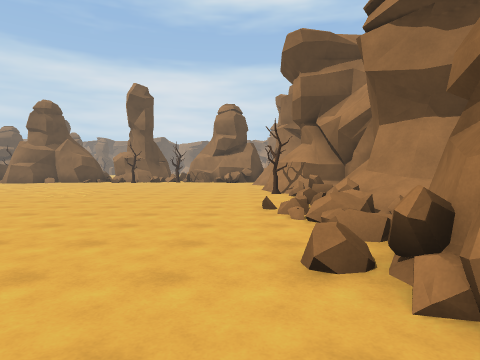
view 1 (above)

24 first-person views from a walk through a Unity game level. The camera is 1.5 m above the floor, tilts 2° down and sees 75° across. The floor is counted in squares, 2 m on a side. Each view is taken from the middle of a square. On the plan, view 1 faces up. The plan holds only what a view shows up to about 10 squares ahead; the rest is blank. The place goes on beyond the plan. The player is left out. Some animated figures are not drawn.

view 2
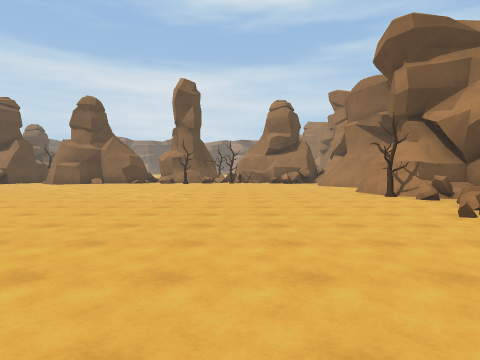

view 3
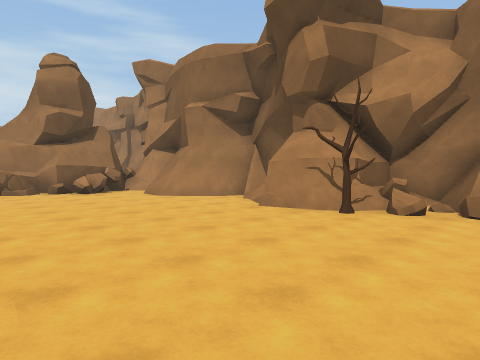

view 4
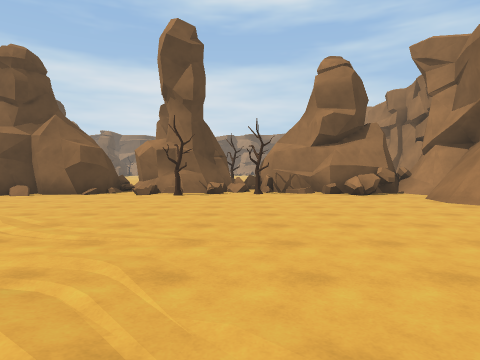

view 5
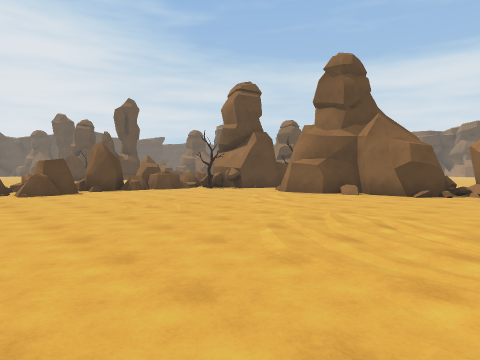

view 6
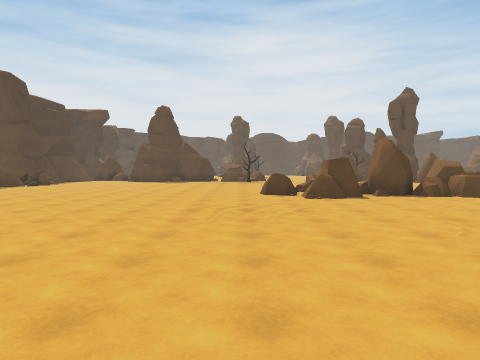

view 7
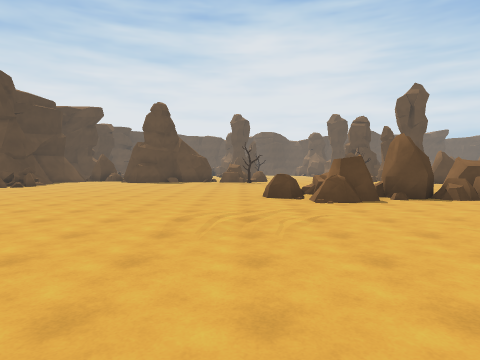

view 8
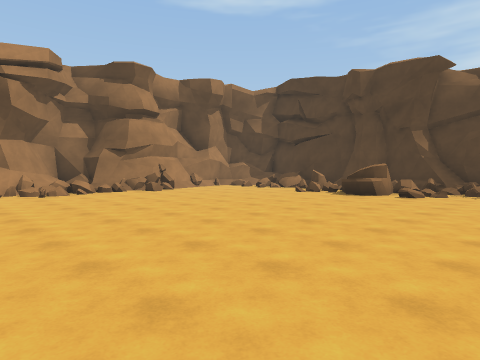

view 9
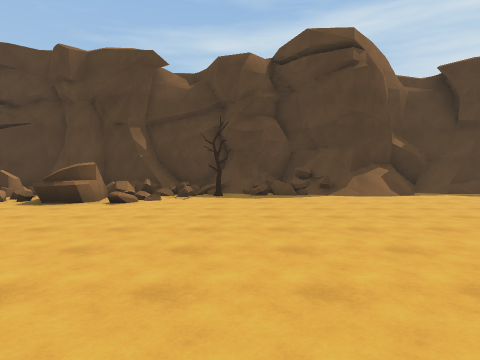

view 10
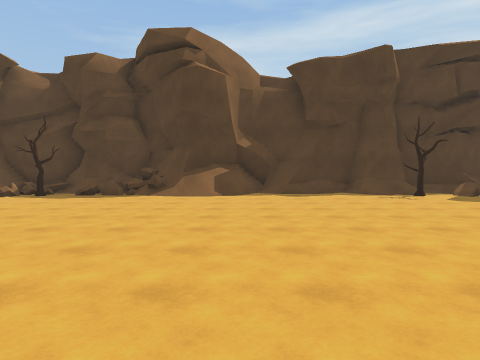

view 11
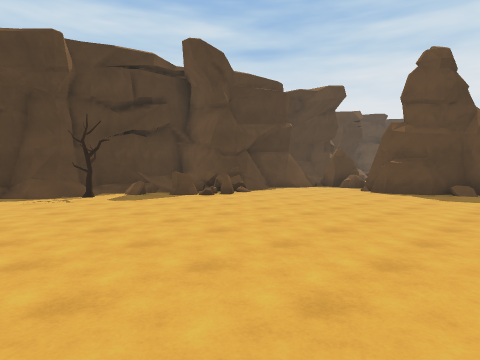

view 12
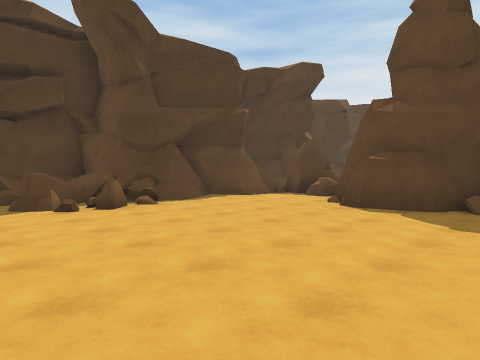

view 13
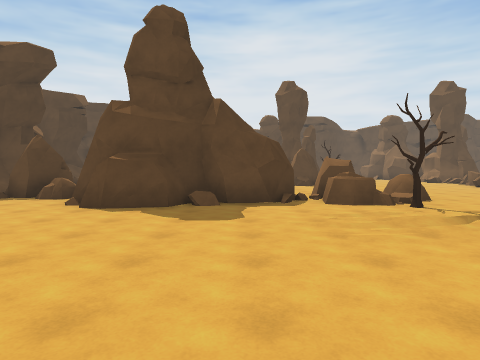

view 14
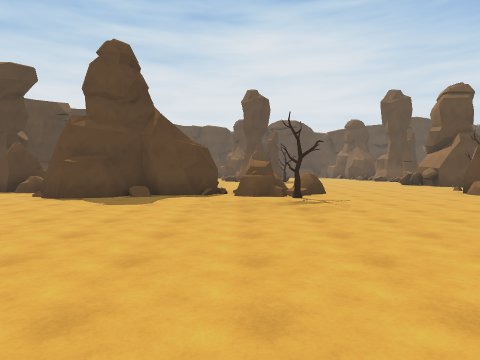

view 15
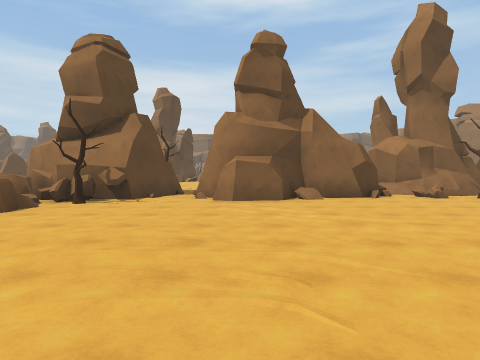

view 16
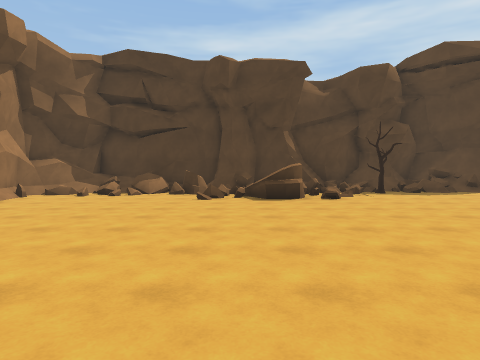

view 17
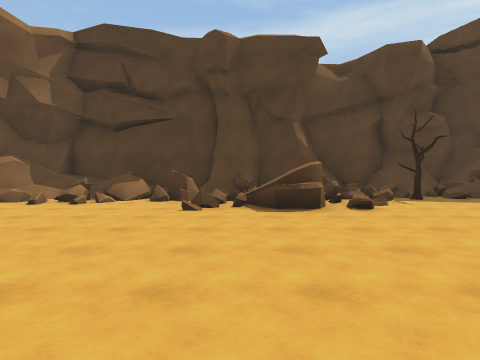

view 18
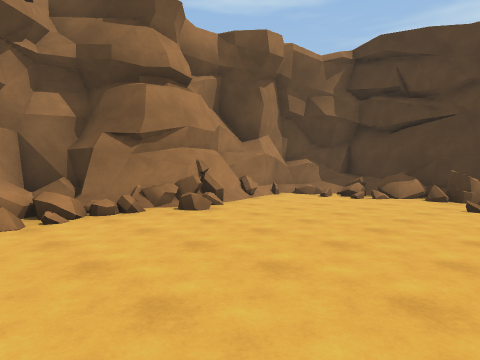

view 19
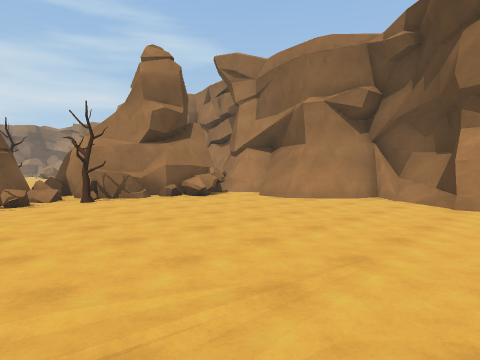

view 20
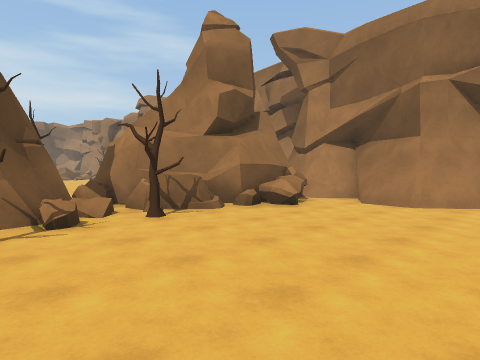

view 21
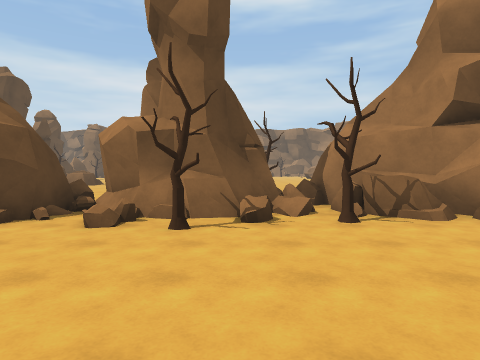

view 22
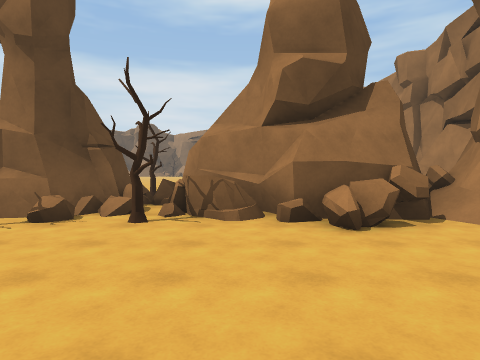

view 23
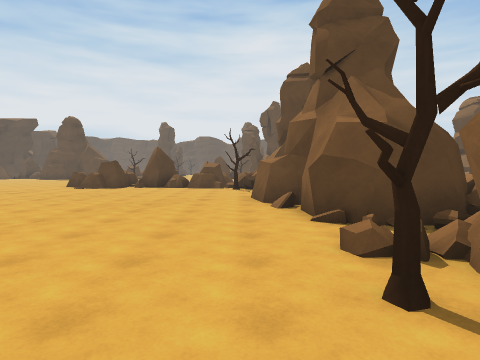

view 24
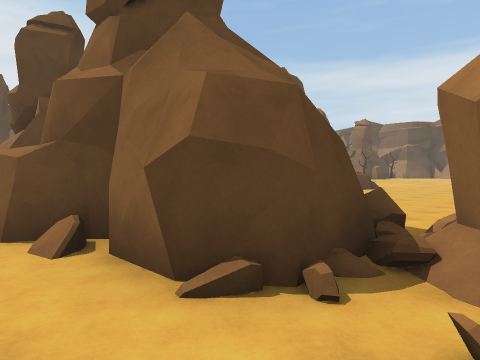

### Floor plan
Key: @ floor where view 1 was taken; # wall or solid block; . floor; / step, stairs or slope; = window, fence, low wall or low ledge; ^ raised ledge; T tree; R rock.
Columns run from 28 left of view 1 to 4 right of it. Each row starts with its distance up from view 1.
 27                   ..
 26                   ..
 25                   ..
 24                   ..
 23                    ..           #
 22                    ..          ##
 21                    ..   T       ^
 20                   ^.#   ##
 19          ##   #    ############
 18           ############^##^^####
 17           ^###.#####.=T..T..^=#
 16 R          R#T...............##
 15 R         RRR................##
 14 .R        RR................./##
 13 ....      RR................../#
 12 .....     RR................../#
 11 ......     R.................###
 10 ........  RRR................###
  9 RR.......  R.................T=#
  8 RRT./.........................=#
  7 RR../.........................=#
  6 ##...........................#=#
  5  #...........................==#
  4  #...........................###
  3  ##...........................#
  2 ###..........................##
  1 #.............................#
  0 R...........................@.#
 -1 R=...#=...............#=.=....#
 -2 ###/##^=.............##=##=#=##
 -3   ####==.T....///==.T== #=#===#
 -4      ########/###=#/###########
 -5                 ######

Where each view was taken, in squares from view 1:
view 1: 0 up, 0 right, facing up
view 2: 1 up, 3 left, facing up
view 3: 7 up, 4 left, facing up-right
view 4: 8 up, 4 left, facing up
view 5: 8 up, 6 left, facing up-left
view 6: 8 up, 8 left, facing left
view 7: 8 up, 9 left, facing left
view 8: 8 up, 9 left, facing down-right
view 9: 6 up, 9 left, facing down
view 10: 6 up, 14 left, facing down
view 11: 6 up, 16 left, facing down-left
view 12: 5 up, 20 left, facing down-left
view 13: 5 up, 20 left, facing left
view 14: 7 up, 18 left, facing left
view 15: 9 up, 12 left, facing up
view 16: 7 up, 4 left, facing down
view 17: 5 up, 4 left, facing down
view 18: 6 up, 4 left, facing down-right
view 19: 10 up, 6 left, facing up-right
view 20: 13 up, 6 left, facing up-right
view 21: 13 up, 5 left, facing up
view 22: 13 up, 2 left, facing up
view 23: 16 up, 4 left, facing left
view 24: 16 up, 7 left, facing up-left
